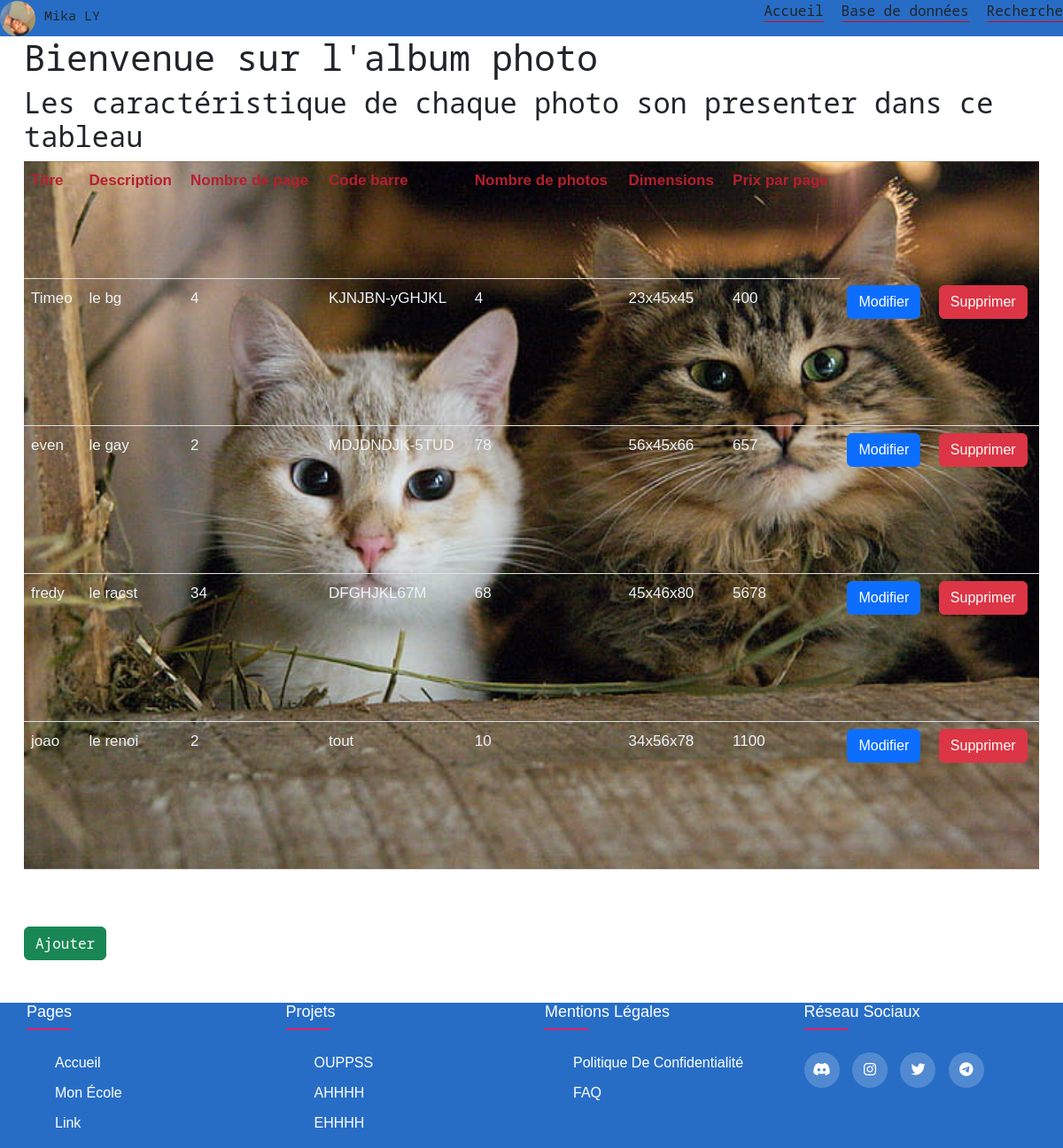
The app's page /album_photo/index.php with its own data.
### tables this page shows
CREATE TABLE `categories` (
  `id` int(11) NOT NULL,
  `titre` text NOT NULL,
  `description` text DEFAULT NULL,
  `Nombre_de_page` int(11) UNSIGNED NOT NULL,
  `Code_barre` char(13) NOT NULL,
  `Nombre_de_photos` int(11) UNSIGNED NOT NULL,
  `Dimensions` varchar(50) NOT NULL COMMENT '(L x H x P en cm)',
  `Prix_par_page` varchar(50) NOT NULL
);

### album_photo/index.php (the view, shortened to what this page needs)
<?php
include ('header.php');
?>
<h1>Bienvenue sur l'album photo</h1>
<h2> Les caractéristique de chaque photo son presenter dans ce tableau</h2>
<?php
$pdo = new PDO("mysql:host=".config::SERVEUR.";dbname=".config::BDD
    ,config::UTILISATEUR,config::MOTDEPASSE);
$requete = $pdo->prepare("select * from categories");
$requete->execute();
$lignes = $requete->fetchAll();
?>
    <table ID="showcase" class="table table">
        <tr class="entete">
            <th>Titre</th>
            <th>Description</th>
            <th>Nombre de page</th>
            <th>Code barre</th>
            <th>Nombre de photos</th>
            <th>Dimensions</th>
            <th>Prix par page</th>
        </tr>
        <?php
        foreach ($lignes as $l){
            ?>
            <tr>
                <td><?php echo $l["titre"] ?></td>
                <td><?php echo $l["description"] ?></td>
                <td><?php echo $l["Nombre_de_page"] ?></td>
                <td><?php echo $l["Code_barre"] ?></td>
                <td><?php echo $l["Nombre_de_photos"] ?></td>
                <td><?php echo $l["Dimensions"] ?></td>
                <td><?php echo $l["Prix_par_page"] ?></td>
                <td>
                    <a class="btn btn-primary" href="modifier_categories.php?id=<?php echo $l["id"]?>">Modifier</a>
                </td>
                <td>
                    <a class="btn btn-danger"
                       href="delete_categories.php?id=<?php echo $l["id"]?>">Supprimer</a>
                </td>
            </tr>
                <?php
        }
        ?>
    </table>
    <a href="ajouter_categories.php" class="mt-5 btn btn-success">Ajouter</a>
<?php
include ('footer.php');

### album_photo/header.php (shortened to what this page needs)
<!doctype html>
<html lang="en">
<head>
    <link href="https://cdn.jsdelivr.net/npm/bootstrap@5.2.2/dist/css/bootstrap.min.css" rel="stylesheet"
>
    <link rel="stylesheet" type="text/css" href="https://cdnjs.cloudflare.com/ajax/libs/font-awesome/6.2.0/css/all.min.css">
    <link rel="stylesheet" href="css.css">
</head>
<body>
<nav>
    <div class="profile">
        <img src="img.png" alt="profile photo">
        <h1>Mika LY </h1>
    </div>
    <ul>
        <li> Accueil</></li>
        <li> Base de données </li>
        <li>  Recherche</></li>
    </ul>
</nav>
<div class="container">

### album_photo/footer.php (shortened to what this page needs)
       </div>
       <br>
       <br>
       <footer class="footer">
           <div class="container">
               <div class="row">
                   <div class="footer-col">
                       <h4>Pages </h4>
                       <ul>
                           <li><a href="">Accueil </a></li>
                           <li><a href="https://www.epsi.fr/" target="_blank">Mon école </a></li>
                           <li><a href="">Link</a></li>
                       </ul>
                   </div>
                   <div class="footer-col">
                       <h4>Projets </h4>
                       <ul>
                           <li><a href="">OUPPSS</a></li>
                           <li><a href="">AHHHH</a></li>
                           <li><a href="">EHHHH</a></li>
                       </ul>
                   </div>
                   <div class="footer-col">
                       <h4> Mentions Légales </h4>
                       <ul>
                           <li><a href="politiquedeC.html"> Politique de confidentialité </a></li>
                           <li><a href=""> FAQ</a></li>
                       </ul>
                   </div>
                   <div class="footer-col">
                       <h4> Réseau sociaux </h4>
                       <div class="social-links">
                           <a href="https://discord.com/channels/@me/" target="_blank"> <i class="fab fa-discord"> </i></a>
                           <a href="https://www.instagram.com/m.k.ly_10/" target="_blank"> <i class="fab fa-instagram"> </i></a>
                           <a href="https://twitter.com/mikaly33421231" target="_blank"> <i class="fab fa-twitter"> </i></a>
                           <a href="t_me-221773654034%5B3664%5D.jpg" target="_blank"> <i class="fab fa-telegram"> </i></a>
                       </div>
                   </div>
               </div>
           </div>
       </footer>
   </body>
</html>

### album_photo/css.css (style rules this page uses)
body { font-family: 'Noto Sans Mono', monospace; }
nav { display: flex; flex-wrap: wrap; justify-content: space-between; background-color: #276dc6; align-items: center; position: center; top: 0; }
nav .profile { display: flex; align-items: center; }
nav .profile img { width: 40px; height: 40px; border-radius: 50%; }
nav .profile h1 { font-size: 15px; margin-left: 10px; }
nav ul { display: flex; list-style-type: none; }
nav ul li { margin-left: 20px; cursor: pointer; border-bottom: 1px solid #de0606; }
#showcase { background-image: url("Backimage.jpg"); height: 100vh; background-position: center; background-size: cover; font-family: Arial, sans-serif; font-size: 17px; color: #edf3f7; line-height: 1.6; }
.entete { color: #b4202f; }
footer { line-height: 1.5; font-family: 'Poppins', sans-serif; }
.container { max-width: 1170px; margin: auto; }
.row { display: flex; flex-wrap: wrap; }
ul { list-style: none; }
.footer { background-color: rgb(39, 109, 198); margin: 0; padding: 0; box-sizing: border-box; }
.footer-col { width: 25%; padding: 0 15px; }
.footer-col h4 { font-size: 18px; color: #ffffff; text-transform: capitalize; margin-bottom: 35px; font-weight: 500; position: relative; }
.footer-col h4::before { content: ''; position: absolute; left: 0; bottom: -10px; background-color: #e91e63; height: 2px; box-sizing: border-box; width: 50px; }
.footer-col ul li { margin-bottom: 10px; }
.footer-col ul li a { font-size: 16px; text-transform: capitalize; color: #ffffff; text-decoration: none; font-weight: 300; display: block; transition: all 0.3s ease; }
.footer-col .social-links a { display: inline-block; height: 40px; width: 40px; background-color: rgba(255,255,255,0.2); margin: 0 10px 10px 0; text-align: center; line-height: 40px; border-radius: 50%; color: #ffffff; transition: all 0.5s ease; }

### records on screen
categories: titre "Timeo", description "le bg", Nombre_de_page "4", Code_barre "KJNJBN-yGHJKL", Nombre_de_photos "4", Dimensions "23x45x45", Prix_par_page "400"
categories: titre "even", description "le gay", Nombre_de_page "2", Code_barre "MDJDNDJK-5TUD", Nombre_de_photos "78", Dimensions "56x45x66", Prix_par_page "657"
categories: titre "fredy", description "le racst", Nombre_de_page "34", Code_barre "DFGHJKL67M", Nombre_de_photos "68", Dimensions "45x46x80", Prix_par_page "5678"
categories: titre "joao", description "le renoi", Nombre_de_page "2", Code_barre "tout", Nombre_de_photos "10", Dimensions "34x56x78", Prix_par_page "1100"
